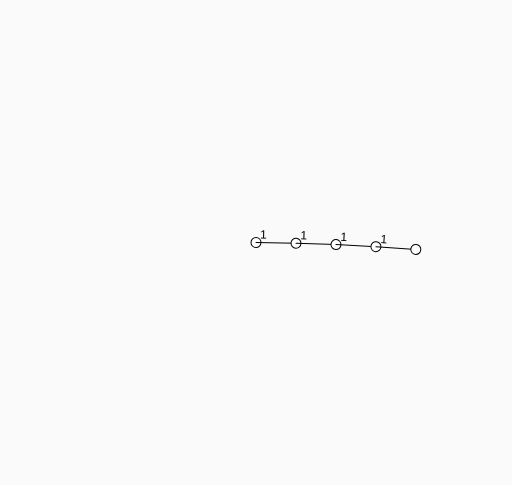
Frame 1 (no input)
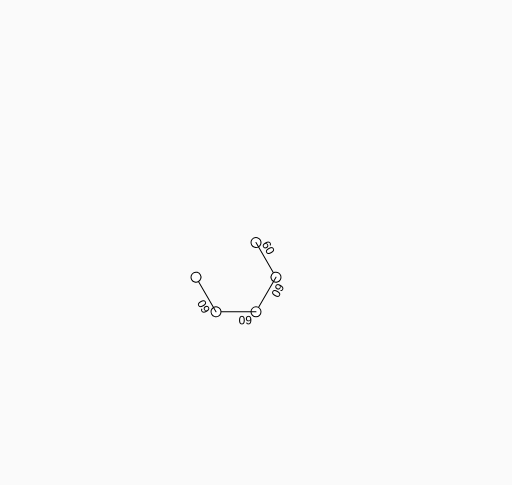
Frame 60 (no input)
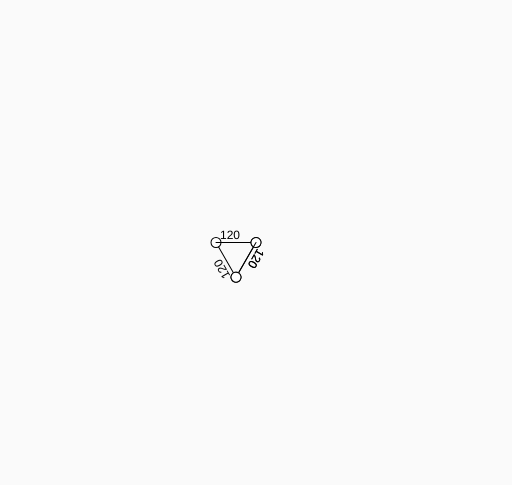
Frame 120 (the mouse pressed at the canvas centre since frame 60)

The p5.js sketch that drew these frames (run headless with seeded random() and noise() and a simulated clock; from frame 60 on, the mouse is pressed at the canvas centre):

// p5.js sketch
// ── sketch.js
function setup() {
    createCanvas(512, 485);
    angleMode(DEGREES);
}

function draw() {
    background(250);
    let angle = frameCount % 360;

    translate(width / 2, height / 2);
    rotate(angle);

    circle(0, 0, 10);
    line(0, 0, 40, 0);
    text(angle, 4, -4);

    translate(40, 0);
    rotate(angle);

    circle(0, 0, 10);
    line(0, 0, 40, 0);
    text(angle, 4, -4);

    translate(40, 0);
    rotate(angle);

    circle(0, 0, 10);
    line(0, 0, 40, 0);
    text(angle, 4, -4);

    translate(40, 0);
    rotate(angle);

    circle(0, 0, 10);
    line(0, 0, 40, 0);
    text(angle, 4, -4);
    circle(40, 0, 10);
}
